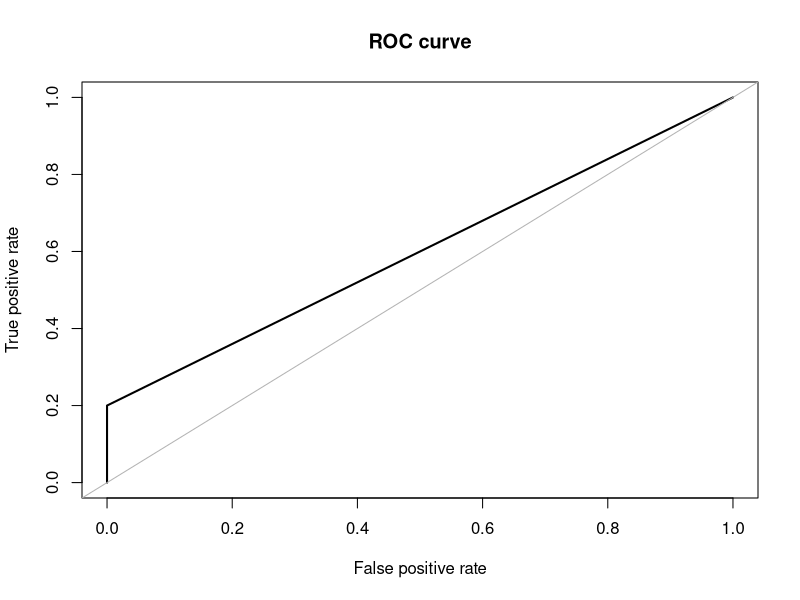
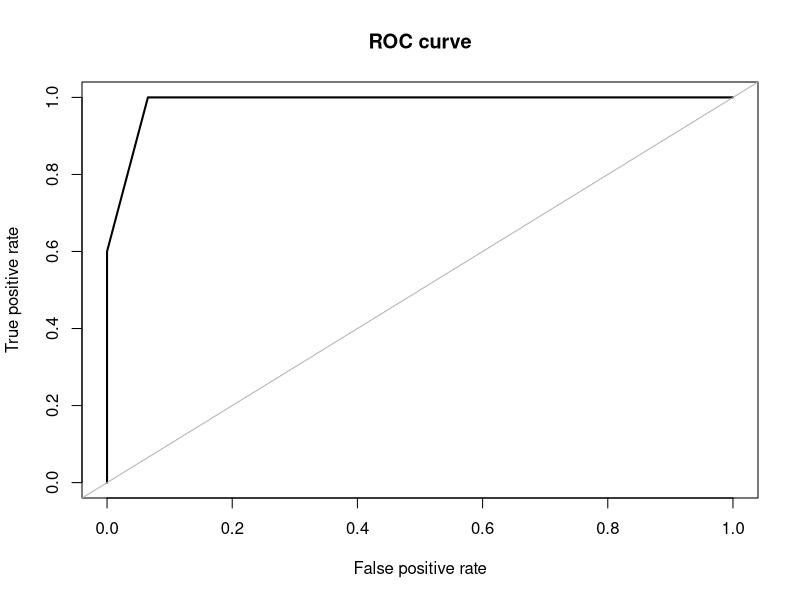
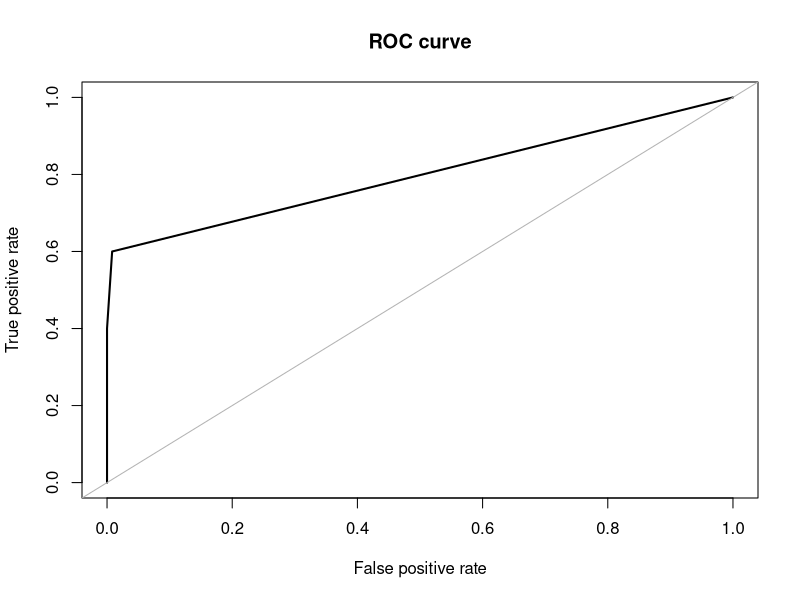
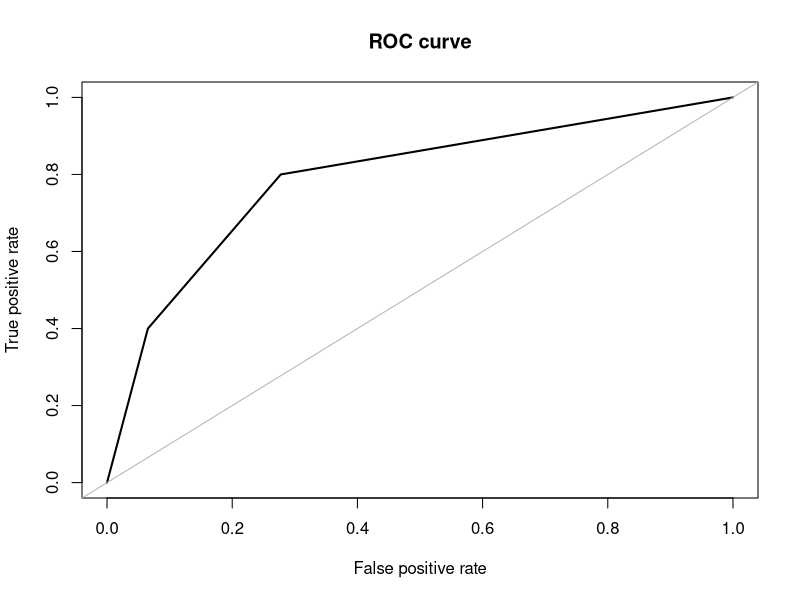
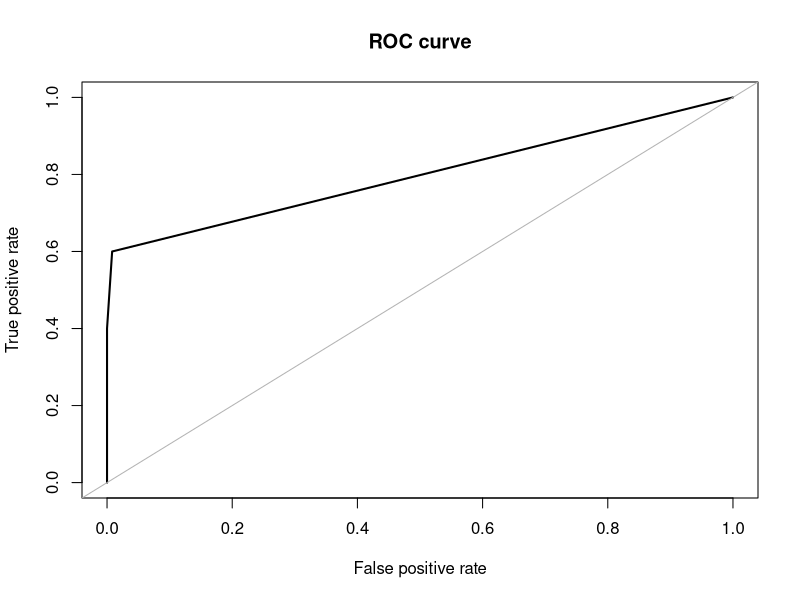

Recreate these plots in R, in order.
install.packages("ROSE")
library(ROSE)
data(hacide)
#model used here would be a decision tree
install.packages("rpart")
library(rpart)
treeimb <- rpart(cls ~., data = hacide.train)
prediction <- predict(treeimb,newdata = hacide.test)
accuracy.meas(hacide.test$cls,prediction[,2],threshold = 0.2)
#precision - True positives / true positive + false positives
#recall - true positives/true positives / false negatives
#fmeasure - combines precision and recall and tells us about the effectives of classification 
roc.curve(hacide.test$cls , prediction[,2] , plotit = TRUE)
#tells us if a given data set must be classified or not before applying a machine learning algorithm
data_over <- ovun.sample(cls~., hacide.train , method = "over" , N = 1960)$data
data_under <- ovun.sample(cls~.,hacide.train,method = "under" , N=40)$data
table(data_over$cls)
table(data_under$cls)
#perform both over sampling and undersampling
data_both <- ovun.sample(cls~.,hacide.train,method="both",N=1000)$data
table(data_both$cls)
#generation of random samples by using oversampling methods
data.rose <- ROSE(cls ~.,hacide.train,N=1000,p=0.5)$data
table(data.rose$cls)
#build decision tree models to evaluate the models
tree.rose <- rpart(cls~., data = data.rose)
tree.over <- rpart(cls~., data = data_over)
tree.under <- rpart(cls~.,data = data_under)
tree.both <- rpart(cls~., data = data_both)
rose.predic <- predict(tree.rose , newdata = hacide.test)
over.predic <- predict(tree.over , newdata = hacide.test)
under.predic <- predict(tree.under , newdata = hacide.test)
both.predic <-predict(tree.both , newdata = hacide.test)
#measure accuracy using acccuracy.meas and ROC
accuracy.meas(hacide.test$cls,rose.predic[,2],threshold=0.5)
roc.curve(hacide.test$cls,rose.predic[,2],plotit = TRUE) #area under curve 0.981
roc.curve(hacide.test$cls,over.predic[,2],plotit = TRUE) # area under curve 0.798
roc.curve(hacide.test$cls,under.predic[,2],plotit = TRUE)#area under curve 0.920
roc.curve(hacide.test$cls,both.predic[,2],plotit = TRUE)#area under curve 0.798
#AREA UNDER REGION IS MAXIMUM UNDER RANDOM SYNTHETIC GENERATION OF DATA TO PERFORM SAMPLING 
ROSE.eval(cls~.,hacide.test,rpart, acc.measure = "auc",method.assess = "holdout",extr.pred = function(obj)obj[,2],seed=1)
